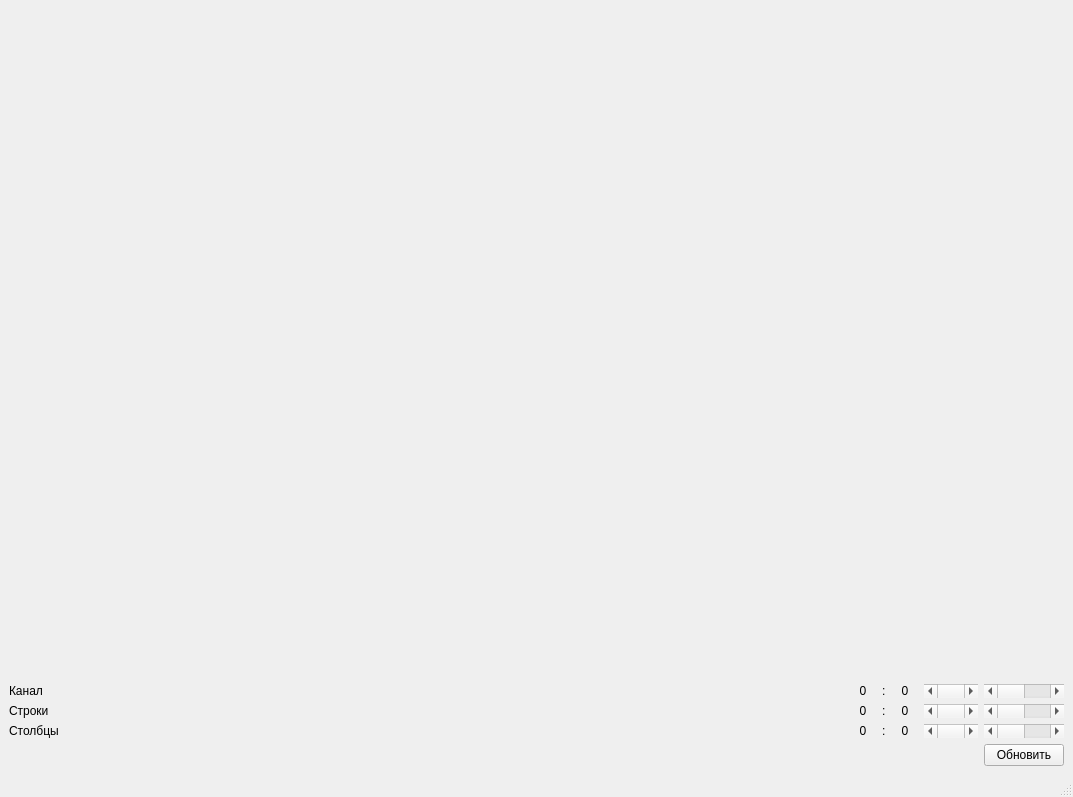
<?xml version="1.0" encoding="UTF-8"?>
<ui version="4.0">
 <class>MainWindow</class>
 <widget class="QMainWindow" name="MainWindow">
  <property name="geometry">
   <rect>
    <x>0</x>
    <y>0</y>
    <width>1073</width>
    <height>797</height>
   </rect>
  </property>
  <property name="sizePolicy">
   <sizepolicy hsizetype="Preferred" vsizetype="Preferred">
    <horstretch>0</horstretch>
    <verstretch>0</verstretch>
   </sizepolicy>
  </property>
  <property name="windowTitle">
   <string>Гиперкуб</string>
  </property>
  <widget class="QWidget" name="centralwidget">
   <layout class="QVBoxLayout" name="verticalLayout_5">
    <item>
     <layout class="QVBoxLayout" name="verticalLayout">
      <item>
       <widget class="GLWidget" name="widgetHyperCube" native="true">
        <zorder>pushButton</zorder>
       </widget>
      </item>
     </layout>
    </item>
    <item>
     <layout class="QGridLayout" name="gridLayout_2" columnstretch="1,0,0,0,0,0">
      <property name="sizeConstraint">
       <enum>QLayout::SetMinimumSize</enum>
      </property>
      <property name="leftMargin">
       <number>0</number>
      </property>
      <property name="horizontalSpacing">
       <number>6</number>
      </property>
      <item row="2" column="4">
       <widget class="QScrollBar" name="horizontalScrollBar_Y1">
        <property name="orientation">
         <enum>Qt::Horizontal</enum>
        </property>
       </widget>
      </item>
      <item row="0" column="3">
       <widget class="QLabel" name="label">
        <property name="sizePolicy">
         <sizepolicy hsizetype="Minimum" vsizetype="Preferred">
          <horstretch>0</horstretch>
          <verstretch>0</verstretch>
         </sizepolicy>
        </property>
        <property name="minimumSize">
         <size>
          <width>26</width>
          <height>0</height>
         </size>
        </property>
        <property name="text">
         <string>0</string>
        </property>
        <property name="alignment">
         <set>Qt::AlignCenter</set>
        </property>
       </widget>
      </item>
      <item row="1" column="4">
       <widget class="QScrollBar" name="horizontalScrollBar_X1">
        <property name="orientation">
         <enum>Qt::Horizontal</enum>
        </property>
       </widget>
      </item>
      <item row="1" column="5">
       <widget class="QScrollBar" name="horizontalScrollBar_X2">
        <property name="layoutDirection">
         <enum>Qt::LeftToRight</enum>
        </property>
        <property name="value">
         <number>0</number>
        </property>
        <property name="orientation">
         <enum>Qt::Horizontal</enum>
        </property>
        <property name="invertedControls">
         <bool>true</bool>
        </property>
       </widget>
      </item>
      <item row="0" column="2">
       <widget class="QLabel" name="label_2">
        <property name="text">
         <string>:</string>
        </property>
       </widget>
      </item>
      <item row="1" column="0">
       <widget class="QLabel" name="label_4">
        <property name="text">
         <string>Строки</string>
        </property>
       </widget>
      </item>
      <item row="1" column="2">
       <widget class="QLabel" name="label_5">
        <property name="text">
         <string>:</string>
        </property>
       </widget>
      </item>
      <item row="0" column="0">
       <widget class="QLabel" name="label_3">
        <property name="text">
         <string>Канал</string>
        </property>
       </widget>
      </item>
      <item row="1" column="3">
       <widget class="QLabel" name="label_6">
        <property name="sizePolicy">
         <sizepolicy hsizetype="Minimum" vsizetype="Preferred">
          <horstretch>0</horstretch>
          <verstretch>0</verstretch>
         </sizepolicy>
        </property>
        <property name="minimumSize">
         <size>
          <width>26</width>
          <height>0</height>
         </size>
        </property>
        <property name="text">
         <string>0</string>
        </property>
        <property name="alignment">
         <set>Qt::AlignCenter</set>
        </property>
       </widget>
      </item>
      <item row="2" column="2">
       <widget class="QLabel" name="label_8">
        <property name="text">
         <string>:</string>
        </property>
       </widget>
      </item>
      <item row="2" column="0">
       <widget class="QLabel" name="label_7">
        <property name="text">
         <string>Столбцы</string>
        </property>
       </widget>
      </item>
      <item row="2" column="5">
       <widget class="QScrollBar" name="horizontalScrollBar_Y2">
        <property name="layoutDirection">
         <enum>Qt::LeftToRight</enum>
        </property>
        <property name="orientation">
         <enum>Qt::Horizontal</enum>
        </property>
       </widget>
      </item>
      <item row="0" column="4">
       <widget class="QScrollBar" name="horizontalScrollBar_Ch1">
        <property name="orientation">
         <enum>Qt::Horizontal</enum>
        </property>
       </widget>
      </item>
      <item row="0" column="5">
       <widget class="QScrollBar" name="horizontalScrollBar_Ch2">
        <property name="layoutDirection">
         <enum>Qt::LeftToRight</enum>
        </property>
        <property name="orientation">
         <enum>Qt::Horizontal</enum>
        </property>
       </widget>
      </item>
      <item row="2" column="3">
       <widget class="QLabel" name="label_9">
        <property name="sizePolicy">
         <sizepolicy hsizetype="Minimum" vsizetype="Preferred">
          <horstretch>0</horstretch>
          <verstretch>0</verstretch>
         </sizepolicy>
        </property>
        <property name="minimumSize">
         <size>
          <width>26</width>
          <height>0</height>
         </size>
        </property>
        <property name="text">
         <string>0</string>
        </property>
        <property name="alignment">
         <set>Qt::AlignCenter</set>
        </property>
       </widget>
      </item>
      <item row="1" column="1">
       <widget class="QLabel" name="label_20">
        <property name="sizePolicy">
         <sizepolicy hsizetype="Minimum" vsizetype="Preferred">
          <horstretch>0</horstretch>
          <verstretch>0</verstretch>
         </sizepolicy>
        </property>
        <property name="minimumSize">
         <size>
          <width>26</width>
          <height>0</height>
         </size>
        </property>
        <property name="text">
         <string>0</string>
        </property>
        <property name="alignment">
         <set>Qt::AlignCenter</set>
        </property>
       </widget>
      </item>
      <item row="2" column="1" alignment="Qt::AlignHCenter">
       <widget class="QLabel" name="label_21">
        <property name="sizePolicy">
         <sizepolicy hsizetype="Minimum" vsizetype="Preferred">
          <horstretch>0</horstretch>
          <verstretch>0</verstretch>
         </sizepolicy>
        </property>
        <property name="minimumSize">
         <size>
          <width>26</width>
          <height>0</height>
         </size>
        </property>
        <property name="text">
         <string>0</string>
        </property>
        <property name="alignment">
         <set>Qt::AlignCenter</set>
        </property>
       </widget>
      </item>
      <item row="0" column="1">
       <widget class="QLabel" name="label_19">
        <property name="sizePolicy">
         <sizepolicy hsizetype="Minimum" vsizetype="Preferred">
          <horstretch>0</horstretch>
          <verstretch>0</verstretch>
         </sizepolicy>
        </property>
        <property name="minimumSize">
         <size>
          <width>26</width>
          <height>0</height>
         </size>
        </property>
        <property name="text">
         <string>0</string>
        </property>
        <property name="alignment">
         <set>Qt::AlignCenter</set>
        </property>
       </widget>
      </item>
      <item row="3" column="5">
       <widget class="QPushButton" name="pushButtonUpdate">
        <property name="text">
         <string>Обновить</string>
        </property>
       </widget>
      </item>
     </layout>
    </item>
   </layout>
  </widget>
  <widget class="QMenuBar" name="menubar">
   <property name="geometry">
    <rect>
     <x>0</x>
     <y>0</y>
     <width>1073</width>
     <height>21</height>
    </rect>
   </property>
  </widget>
  <widget class="QStatusBar" name="statusbar"/>
 </widget>
 <customwidgets>
  <customwidget>
   <class>GLWidget</class>
   <extends>QWidget</extends>
   <header>glwidget.h</header>
   <container>1</container>
   <slots>
    <slot>slider1ValueChanged(int)</slot>
    <slot>sliderCh1ValueChanged(int)</slot>
    <slot>sliderCh2ValueChanged(int)</slot>
    <slot>sliderX1ValueChanged(int)</slot>
    <slot>sliderX2ValueChanged(int)</slot>
    <slot>sliderY1ValueChanged(int)</slot>
    <slot>sliderY2ValueChanged(int)</slot>
   </slots>
  </customwidget>
 </customwidgets>
 <resources/>
 <connections>
  <connection>
   <sender>horizontalScrollBar_Ch1</sender>
   <signal>valueChanged(int)</signal>
   <receiver>widgetHyperCube</receiver>
   <slot>sliderCh1ValueChanged(int)</slot>
   <hints>
    <hint type="sourcelabel">
     <x>137</x>
     <y>484</y>
    </hint>
    <hint type="destinationlabel">
     <x>250</x>
     <y>253</y>
    </hint>
   </hints>
  </connection>
  <connection>
   <sender>horizontalScrollBar_Ch2</sender>
   <signal>valueChanged(int)</signal>
   <receiver>widgetHyperCube</receiver>
   <slot>sliderCh2ValueChanged(int)</slot>
   <hints>
    <hint type="sourcelabel">
     <x>679</x>
     <y>488</y>
    </hint>
    <hint type="destinationlabel">
     <x>670</x>
     <y>254</y>
    </hint>
   </hints>
  </connection>
  <connection>
   <sender>horizontalScrollBar_X1</sender>
   <signal>valueChanged(int)</signal>
   <receiver>widgetHyperCube</receiver>
   <slot>sliderX1ValueChanged(int)</slot>
   <hints>
    <hint type="sourcelabel">
     <x>460</x>
     <y>580</y>
    </hint>
    <hint type="destinationlabel">
     <x>462</x>
     <y>292</y>
    </hint>
   </hints>
  </connection>
  <connection>
   <sender>horizontalScrollBar_X2</sender>
   <signal>valueChanged(int)</signal>
   <receiver>widgetHyperCube</receiver>
   <slot>sliderX2ValueChanged(int)</slot>
   <hints>
    <hint type="sourcelabel">
     <x>782</x>
     <y>585</y>
    </hint>
    <hint type="destinationlabel">
     <x>782</x>
     <y>277</y>
    </hint>
   </hints>
  </connection>
  <connection>
   <sender>horizontalScrollBar_Y1</sender>
   <signal>valueChanged(int)</signal>
   <receiver>widgetHyperCube</receiver>
   <slot>sliderY1ValueChanged(int)</slot>
   <hints>
    <hint type="sourcelabel">
     <x>249</x>
     <y>675</y>
    </hint>
    <hint type="destinationlabel">
     <x>309</x>
     <y>317</y>
    </hint>
   </hints>
  </connection>
  <connection>
   <sender>horizontalScrollBar_Y2</sender>
   <signal>valueChanged(int)</signal>
   <receiver>widgetHyperCube</receiver>
   <slot>sliderY2ValueChanged(int)</slot>
   <hints>
    <hint type="sourcelabel">
     <x>879</x>
     <y>678</y>
    </hint>
    <hint type="destinationlabel">
     <x>868</x>
     <y>331</y>
    </hint>
   </hints>
  </connection>
  <connection>
   <sender>horizontalScrollBar_Ch1</sender>
   <signal>valueChanged(int)</signal>
   <receiver>label_19</receiver>
   <slot>setNum(int)</slot>
   <hints>
    <hint type="sourcelabel">
     <x>168</x>
     <y>486</y>
    </hint>
    <hint type="destinationlabel">
     <x>66</x>
     <y>479</y>
    </hint>
   </hints>
  </connection>
  <connection>
   <sender>horizontalScrollBar_Ch2</sender>
   <signal>valueChanged(int)</signal>
   <receiver>label</receiver>
   <slot>setNum(int)</slot>
   <hints>
    <hint type="sourcelabel">
     <x>761</x>
     <y>486</y>
    </hint>
    <hint type="destinationlabel">
     <x>113</x>
     <y>486</y>
    </hint>
   </hints>
  </connection>
  <connection>
   <sender>horizontalScrollBar_X1</sender>
   <signal>valueChanged(int)</signal>
   <receiver>label_20</receiver>
   <slot>setNum(int)</slot>
   <hints>
    <hint type="sourcelabel">
     <x>139</x>
     <y>587</y>
    </hint>
    <hint type="destinationlabel">
     <x>63</x>
     <y>580</y>
    </hint>
   </hints>
  </connection>
  <connection>
   <sender>horizontalScrollBar_X2</sender>
   <signal>valueChanged(int)</signal>
   <receiver>label_6</receiver>
   <slot>setNum(int)</slot>
   <hints>
    <hint type="sourcelabel">
     <x>675</x>
     <y>585</y>
    </hint>
    <hint type="destinationlabel">
     <x>114</x>
     <y>589</y>
    </hint>
   </hints>
  </connection>
  <connection>
   <sender>horizontalScrollBar_Y1</sender>
   <signal>valueChanged(int)</signal>
   <receiver>label_21</receiver>
   <slot>setNum(int)</slot>
   <hints>
    <hint type="sourcelabel">
     <x>194</x>
     <y>686</y>
    </hint>
    <hint type="destinationlabel">
     <x>66</x>
     <y>678</y>
    </hint>
   </hints>
  </connection>
  <connection>
   <sender>horizontalScrollBar_Y2</sender>
   <signal>valueChanged(int)</signal>
   <receiver>label_9</receiver>
   <slot>setNum(int)</slot>
   <hints>
    <hint type="sourcelabel">
     <x>715</x>
     <y>679</y>
    </hint>
    <hint type="destinationlabel">
     <x>111</x>
     <y>686</y>
    </hint>
   </hints>
  </connection>
 </connections>
</ui>
